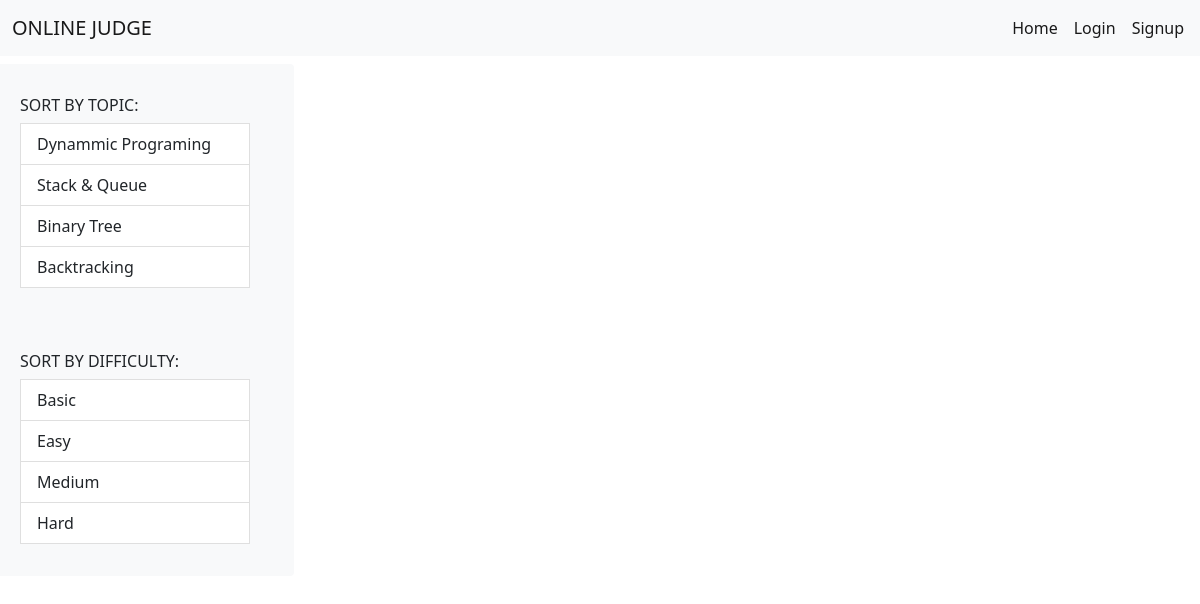
The app's page /online_judge/home, older data.
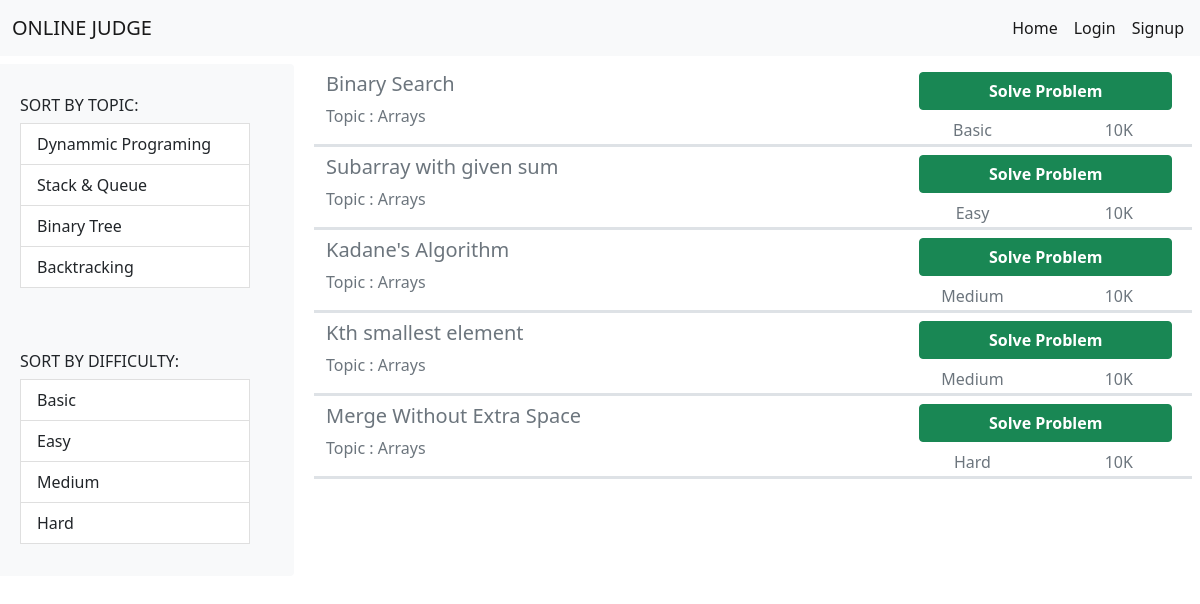
The same page, newer data.
### online_judge/models.py (models this page shows, shortened)
class Problem(models.Model):
    problemId = models.IntegerField(primary_key=True)
    title = models.CharField(null=False, max_length=200)
    description = models.CharField(null=False, max_length=2000)
    difficulty = models.CharField(null=False, max_length=10)
    solved = models.BooleanField(default=False)
    score = models.IntegerField(default=0)
    topic = models.CharField(null=False, max_length=30)

### online_judge/views.py (the view)
# urls.py: 2. Add a URL to urlpatterns:  path('', views.home, name='home')
def home(request):
    problems = Problem.objects.all()
    return render(request, 'pages/home.html', {'problems': problems})

### online_judge/templates/pages/home.html (shortened to what this page needs)
<!DOCTYPE html>
<html>
<head>
    <link href="https://cdn.jsdelivr.net/npm/bootstrap@5.1.3/dist/css/bootstrap.min.css" rel="stylesheet">
</head>
<body>
    <nav class="navbar navbar-expand-lg navbar-light bg-light">
        <div class="container-fluid">
            <a class="navbar-brand" href="#">ONLINE JUDGE</a>
        </div>
        <div class="collapse navbar-collapse align-items-right mx-2" id="navbarScroll">
            <div class="d-flex">
                <ul class="navbar-nav me-auto my-2 my-lg-0 navbar-nav-scroll" style="--bs-scroll-height: 100px;">
                    <li class="nav-item">
                        <a class="nav-link active" aria-current="page" href="home">Home</a>
                    </li>
                    {% if user.is_authenticated %}
                    <li class="nav-item">
                        <a class="nav-link active" aria-current="page" href="profile">Profile</a>
                    </li>
                    <li class="nav-item">
                        <a class="nav-link active" aria-current="page" href="logout">Logout</a>
                    </li>
                    {% else %}
                    <li class="nav-item">
                        <a class="nav-link active" aria-current="page" href="login">Login</a>
                    </li>
                    <li class="nav-item">
                        <a class="nav-link active" aria-current="page" href="signup">Signup</a>
                    </li>
                    {% endif %}
                </ul>
            </div>
        </div>
    </nav>
    <div class="row mt-2">
        <div class="list-group col-3 bg-light">
            <div class="" style="padding: 2em;">
                <h6 class="h6">SORT BY TOPIC:</h6>
                <a class="list-group-item list-group-item-action" href="#list-item-1">Dynammic Programing</a>
                <a class="list-group-item list-group-item-action" href="#list-item-2">Stack & Queue</a>
                <a class="list-group-item list-group-item-action" href="#list-item-3">Binary Tree</a>
                <a class="list-group-item list-group-item-action" href="#list-item-4">Backtracking</a>
            </div>
            <div class="" style="padding: 2em;">
                <h6 class="h6">SORT BY DIFFICULTY:</h6>
                <a class="list-group-item list-group-item-action" href="#list-item-1">Basic</a>
                <a class="list-group-item list-group-item-action" href="#list-item-2">Easy</a>
                <a class="list-group-item list-group-item-action" href="#list-item-3">Medium</a>
                <a class="list-group-item list-group-item-action" href="#list-item-4">Hard</a>
            </div>
        </div>
        <div class="col-9" style="height:500px;overflow: scroll;">
            {% for problem in problems %}
            <div class=" row border-bottom border-3 mx-2">
                <div class=" col-8 ">
                    <h5 class="h5 text-muted my-2 ">{{ problem.title }}</h5>
                    <p class="text-muted ">Topic : {{ problem.topic }}</p>
                </div>
                <div class=" col-4 ">
                    <div class="d-grid gap-2 my-2 mx-2 ">
                        <button class="btn btn-success " type="button "><b><a id="solve" href="problem/{{problem.problemId}}">Solve Problem</a></b></button>
                    </div>
                    <div>
                        <div class="row ">
                            <div class="col-6 " style="text-align: center; ">
                                <p class=" text-muted " style="display: inline; ">{{ problem.difficulty }}</p>
                            </div>
                            <div class="col-6 " style="text-align: center; ">
                                <p class=" text-muted " style="display: inline; ">10K</p>
                            </div>
                        </div>
                    </div>
                </div>
            </div>
            {% endfor %}
        </div>
    </div>
</body>
</html>

### online_judge/templates/pages/home.html (style rules this page uses)
#solve { text-decoration: none; color: white; }

Row changes from the older to the newer data that the page shows:
added Problem: title "Binary Search", topic "Arrays", difficulty "Basic"
added Problem: title "Subarray with given sum", topic "Arrays", difficulty "Easy"
added Problem: title "Kadane's Algorithm", topic "Arrays", difficulty "Medium"
added Problem: title "Kth smallest element", topic "Arrays", difficulty "Medium"
added Problem: title "Merge Without Extra Space", topic "Arrays", difficulty "Hard"
